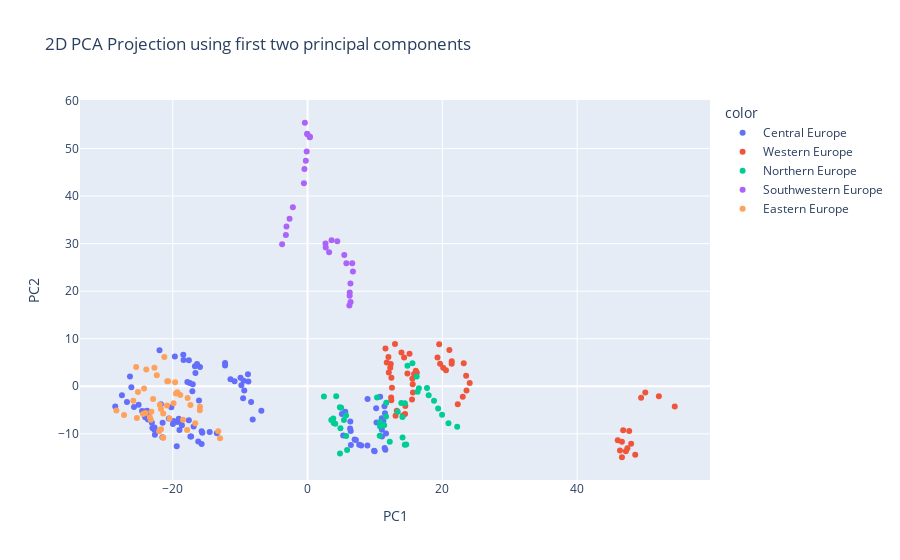

Notebook cell for this chart:
### Markdown cell above
Indeed, it seems like the first principal component separates some regions. Lets look at its interaction with the second principal component.

### Code cell
fig = px.scatter(
        x = comps[:,0],
        y = comps[:,1],
        color=subregions,
        hover_data={"Country" : pca_df.index.get_level_values(0)},
        labels = {"x": "PC1","y": "PC2"},
        title= "2D PCA Projection using first two principal components"
)
fig.show()

### Figure 1 — Plotly figure (JSON) as saved in the notebook; plotly's stock layout.template omitted (floating-point values rounded to 4 significant figures)
{"data": [{"customdata": [["AUT"], ["AUT"], ["AUT"], ["AUT"], ["AUT"], ["AUT"], ["AUT"], ["AUT"], ["AUT"], ["AUT"], ["AUT"], ["AUT"], ["AUT"], ["AUT"], ["CZE"], ["CZE"], ["CZE"], ["CZE"], ["CZE"], ["CZE"], ["CZE"], ["CZE"], ["CZE"], ["CZE"], ["CZE"], ["CZE"], ["CZE"], ["CZE"], ["DEU"], ["DEU"], ["DEU"], ["DEU"], ["DEU"], ["DEU"], ["DEU"], ["DEU"], ["DEU"], ["DEU"], ["DEU"], ["DEU"], ["DEU"], ["DEU"], ["HUN"], ["HUN"], ["HUN"], ["HUN"], ["HUN"], ["HUN"], ["HUN"], ["HUN"], ["HUN"], ["HUN"], ["HUN"], ["HUN"], ["HUN"], ["HUN"], ["POL"], ["POL"], ["POL"], ["POL"], ["POL"], ["POL"], ["POL"], ["POL"], ["POL"], ["POL"], ["POL"], ["POL"], ["POL"], ["POL"], ["SVK"], ["SVK"], ["SVK"], ["SVK"], ["SVK"], ["SVK"], ["SVK"], ["SVK"], ["SVK"], ["SVK"], ["SVK"], ["SVK"], ["SVK"], ["SVK"], ["SVN"], ["SVN"], ["SVN"], ["SVN"], ["SVN"], ["SVN"], ["SVN"], ["SVN"], ["SVN"], ["SVN"], ["SVN"], ["SVN"], ["SVN"], ["SVN"]], "hovertemplate": "color=Central Europe<br>PC1=%{x}<br>PC2=%{y}<br>Country=%{customdata[0]}<extra></extra>", "legendgroup": "Central Europe", "marker": {"color": "#636efa", "symbol": "circle"}, "mode": "markers", "name": "Central Europe", "orientation": "v", "showlegend": true, "type": "scatter", "x": [8.905, 10.18, 11.49, 11.42, 10.77, 11.01, 10.23, 10.82, 11.25, 11.03, 11.65, 11.05, 11.44, 11.55, -24.09, -23.03, -22.65, -22.73, -20.22, -19.89, -19.31, -19.12, -19.07, -19.01, -17.28, -17.39, -16.22, -15.72, 5.595, 6.344, 6.405, 6.312, 5.092, 5.289, 6.432, 6.981, 7.171, 7.665, 7.967, 8.881, 9.873, 9.955, -21.97, -19.69, -18.4, -17.61, -18.44, -16.71, -15.96, -16.4, -16.64, -17.48, -17.04, -17.83, -17.1, -16.11, -26.35, -26.15, -26.8, -28.54, -27.54, -25.76, -24.57, -24.12, -23.81, -23.68, -23.1, -22.71, -21.54, -19.41, -25.07, -23.66, -21.51, -20.59, -21.76, -19.98, -18.96, -18.64, -17.61, -16.91, -15.72, -15.62, -14.52, -13.46, -12.24, -10.83, -9.823, -9.945, -12.24, -11.44, -8.783, -8.846, -9.485, -9.392, -9.565, -8.377, -6.857, -8.142], "xaxis": "x", "y": [-2.668, -4.598, -5.651, -4.191, -2.2, -6.698, -7.591, -7.765, -7.322, -9.119, -9.931, -10.56, -12.96, -13.37, -6.493, -8.792, -10.21, -9.134, -4.417, -7.274, -7.502, -6.841, -7.033, -9.217, -10.55, -10.54, -11.59, -12.13, -5.353, -7.42, -9.402, -8.868, -5.831, -10.35, -12.32, -11.18, -11.31, -12.27, -12.47, -12.47, -13.58, -13.69, 7.595, 6.281, 5.506, 5.48, 6.648, 4.22, 4.039, 4.68, 2.815, 0.6908, 0.4494, 0.9229, -1.046, -2.964, 2.056, -0.2232, -3.282, -4.263, -1.897, -4.362, -5.185, -5.276, -5.167, -6.995, -7.649, -8.653, -10.7, -12.62, -3.865, -6.136, -7.688, -6.757, -3.756, -7.906, -7.216, -8.205, -7.137, -8.482, -9.447, -9.777, -9.588, -9.885, 4.892, 1.057, 0.2346, 1.801, 4.38, 1.5, 1.005, 2.556, 1.173, -0.8797, -2.535, -3.284, -5.138, -6.975], "yaxis": "y"}, {"customdata": [["BEL"], ["BEL"], ["BEL"], ["BEL"], ["BEL"], ["BEL"], ["BEL"], ["BEL"], ["BEL"], ["BEL"], ["BEL"], ["BEL"], ["BEL"], ["BEL"], ["FRA"], ["FRA"], ["FRA"], ["FRA"], ["FRA"], ["FRA"], ["FRA"], ["FRA"], ["FRA"], ["FRA"], ["FRA"], ["FRA"], ["FRA"], ["FRA"], ["LUX"], ["LUX"], ["LUX"], ["LUX"], ["LUX"], ["LUX"], ["LUX"], ["LUX"], ["LUX"], ["LUX"], ["LUX"], ["LUX"], ["LUX"], ["LUX"], ["NLD"], ["NLD"], ["NLD"], ["NLD"], ["NLD"], ["NLD"], ["NLD"], ["NLD"], ["NLD"], ["NLD"], ["NLD"], ["NLD"], ["NLD"], ["NLD"]], "hovertemplate": "color=Western Europe<br>PC1=%{x}<br>PC2=%{y}<br>Country=%{customdata[0]}<extra></extra>", "legendgroup": "Western Europe", "marker": {"color": "#EF553B", "symbol": "circle"}, "mode": "markers", "name": "Western Europe", "orientation": "v", "showlegend": true, "type": "scatter", "x": [19.53, 19.28, 20.12, 19.67, 21.05, 21.39, 20.54, 21.39, 23.18, 23.53, 24.06, 23.59, 23.03, 22.29, 12.97, 13.94, 12.34, 12.0, 11.56, 11.76, 12.05, 12.27, 12.44, 12.53, 12.4, 12.43, 13.24, 13.06, 50.12, 52.13, 54.49, 49.5, 46.84, 48.02, 46.65, 46.03, 47.24, 46.66, 47.73, 48.62, 47.46, 46.36, 14.33, 14.82, 15.55, 16.12, 15.13, 15.8, 16.22, 16.07, 15.61, 15.63, 15.5, 14.51, 14.47, 14.15], "xaxis": "x", "y": [8.834, 6.079, 3.899, 4.727, 7.625, 4.75, 3.368, 5.255, 4.855, 2.21, 0.687, -0.8618, -2.187, -3.762, 8.892, 7.1, 4.664, 6.174, 7.925, 5.021, 2.876, 3.917, 1.815, -0.2988, -2.356, -2.946, -5.168, -6.204, -1.306, -2.083, -4.261, -2.396, -9.266, -12.09, -11.64, -11.33, -13.67, -14.92, -9.424, -14.41, -13.05, -13.51, 6.059, 2.699, 1.59, 2.917, 6.831, 2.577, 2.832, 3.282, 0.4336, -1.284, -2.792, -4.155, -5.805, -6.154], "yaxis": "y"}, {"customdata": [["DNK"], ["DNK"], ["DNK"], ["DNK"], ["DNK"], ["DNK"], ["DNK"], ["DNK"], ["DNK"], ["DNK"], ["DNK"], ["DNK"], ["DNK"], ["DNK"], ["FIN"], ["FIN"], ["FIN"], ["FIN"], ["FIN"], ["FIN"], ["FIN"], ["FIN"], ["FIN"], ["FIN"], ["FIN"], ["FIN"], ["FIN"], ["FIN"], ["SWE"], ["SWE"], ["SWE"], ["SWE"], ["SWE"], ["SWE"], ["SWE"], ["SWE"], ["SWE"], ["SWE"], ["SWE"], ["SWE"], ["SWE"], ["SWE"]], "hovertemplate": "color=Northern Europe<br>PC1=%{x}<br>PC2=%{y}<br>Country=%{customdata[0]}<extra></extra>", "legendgroup": "Northern Europe", "marker": {"color": "#00cc96", "symbol": "circle"}, "mode": "markers", "name": "Northern Europe", "orientation": "v", "showlegend": true, "type": "scatter", "x": [13.91, 14.08, 16.19, 15.56, 14.82, 16.52, 16.33, 17.72, 17.97, 18.76, 19.37, 19.96, 20.91, 22.2, 4.253, 4.793, 5.713, 4.987, 2.43, 3.527, 4.105, 3.817, 3.877, 5.399, 4.877, 5.735, 5.867, 4.809, 11.64, 14.44, 13.38, 11.67, 10.31, 11.15, 11.37, 10.72, 10.76, 10.71, 12.2, 14.1, 14.43, 14.64], "xaxis": "x", "y": [-3.501, -6.437, 2.083, 4.826, 4.336, -0.4056, -1.134, -0.3623, -1.881, -3.035, -4.679, -5.964, -7.773, -8.483, -2.084, -4.434, -6.146, -4.509, -2.132, -7.093, -7.902, -6.757, -7.7, -7.105, -8.811, -10.43, -13.39, -14.11, -6.33, -3.569, -5.337, -3.464, -2.341, -8.056, -8.18, -7.558, -8.478, -10.41, -11.68, -10.79, -12.28, -12.26], "yaxis": "y"}, {"customdata": [["ESP"], ["ESP"], ["ESP"], ["ESP"], ["ESP"], ["ESP"], ["ESP"], ["ESP"], ["ESP"], ["ESP"], ["ESP"], ["ESP"], ["ESP"], ["ESP"], ["PRT"], ["PRT"], ["PRT"], ["PRT"], ["PRT"], ["PRT"], ["PRT"], ["PRT"], ["PRT"], ["PRT"], ["PRT"], ["PRT"], ["PRT"], ["PRT"]], "hovertemplate": "color=Southwestern Europe<br>PC1=%{x}<br>PC2=%{y}<br>Country=%{customdata[0]}<extra></extra>", "legendgroup": "Southwestern Europe", "marker": {"color": "#ab63fa", "symbol": "circle"}, "mode": "markers", "name": "Southwestern Europe", "orientation": "v", "showlegend": true, "type": "scatter", "x": [2.663, 2.701, 3.198, 3.56, 4.411, 5.449, 5.763, 6.627, 6.733, 6.367, 6.258, 6.247, 6.381, 6.208, -0.398, -0.06014, 0.3199, 0.3673, -0.01629, -0.1292, -0.2558, -0.4625, -0.5405, -2.178, -2.671, -3.131, -3.217, -3.778], "xaxis": "x", "y": [30.05, 29.21, 28.19, 30.73, 30.48, 27.63, 25.86, 25.87, 24.13, 21.63, 19.72, 19.06, 17.7, 16.99, 55.42, 53.1, 52.4, 52.5, 53.0, 49.36, 47.44, 45.72, 42.71, 37.64, 35.23, 33.6, 31.79, 29.89], "yaxis": "y"}, {"customdata": [["EST"], ["EST"], ["EST"], ["EST"], ["EST"], ["EST"], ["EST"], ["EST"], ["EST"], ["EST"], ["EST"], ["EST"], ["EST"], ["EST"], ["LTU"], ["LTU"], ["LTU"], ["LTU"], ["LTU"], ["LTU"], ["LTU"], ["LTU"], ["LTU"], ["LTU"], ["LTU"], ["LTU"], ["LTU"], ["LTU"], ["LVA"], ["LVA"], ["LVA"], ["LVA"], ["LVA"], ["LVA"], ["LVA"], ["LVA"], ["LVA"], ["LVA"], ["LVA"], ["LVA"], ["LVA"], ["LVA"]], "hovertemplate": "color=Eastern Europe<br>PC1=%{x}<br>PC2=%{y}<br>Country=%{customdata[0]}<extra></extra>", "legendgroup": "Eastern Europe", "marker": {"color": "#FFA15A", "symbol": "circle"}, "mode": "markers", "name": "Eastern Europe", "orientation": "v", "showlegend": true, "type": "scatter", "x": [-28.37, -27.23, -25.32, -25.87, -25.17, -24.06, -24.42, -23.4, -23.27, -21.75, -21.92, -21.42, -20.48, -18.48, -24.26, -22.92, -20.86, -19.89, -19.65, -23.18, -22.02, -21.75, -21.46, -21.42, -16.67, -17.87, -13.26, -12.99, -25.44, -23.93, -22.37, -22.72, -21.25, -20.83, -20.69, -19.32, -19.52, -18.89, -17.8, -17.38, -15.96, -15.99], "xaxis": "x", "y": [-5.09, -6.023, -6.647, -3.036, -1.183, -5.598, -5.837, -6.495, -7.016, -4.766, -3.881, -5.734, -6.775, -7.057, -0.4501, -2.693, -4.064, -3.565, 0.8613, -5.347, -9.479, -9.024, -10.77, -10.8, -7.759, -9.167, -9.477, -10.95, 4.077, 3.539, 2.341, 3.874, 6.168, 1.083, 1.054, -1.246, -1.522, -1.807, -2.442, -3.945, -4.328, -5.027], "yaxis": "y"}], "layout": {"legend": {"title": {"text": "color"}, "tracegroupgap": 0}, "title": {"text": "2D PCA Projection using first two principal components"}, "xaxis": {"anchor": "y", "domain": [0, 1], "title": {"text": "PC1"}}, "yaxis": {"anchor": "x", "domain": [0, 1], "title": {"text": "PC2"}}}}
